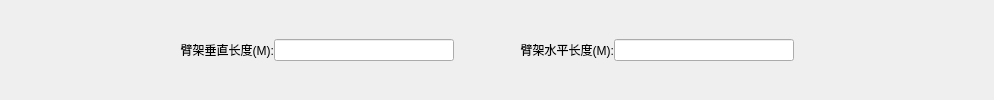
        <widget class="QWidget" name="widget_7" native="true">
         <layout class="QHBoxLayout" name="horizontalLayout_7">
          <property name="spacing">
           <number>0</number>
          </property>
          <property name="leftMargin">
           <number>0</number>
          </property>
          <property name="topMargin">
           <number>0</number>
          </property>
          <property name="rightMargin">
           <number>0</number>
          </property>
          <property name="bottomMargin">
           <number>0</number>
          </property>
          <item>
           <spacer name="horizontalSpacer_3">
            <property name="orientation">
             <enum>Qt::Horizontal</enum>
            </property>
            <property name="sizeType">
             <enum>QSizePolicy::Minimum</enum>
            </property>
            <property name="sizeHint" stdset="0">
             <size>
              <width>114</width>
              <height>20</height>
             </size>
            </property>
           </spacer>
          </item>
          <item>
           <widget class="QLabel" name="label_22">
            <property name="minimumSize">
             <size>
              <width>160</width>
              <height>0</height>
             </size>
            </property>
            <property name="maximumSize">
             <size>
              <width>160</width>
              <height>16777215</height>
             </size>
            </property>
            <property name="text">
             <string>臂架垂直长度(M):</string>
            </property>
            <property name="alignment">
             <set>Qt::AlignRight|Qt::AlignTrailing|Qt::AlignVCenter</set>
            </property>
           </widget>
          </item>
          <item>
           <widget class="QLineEdit" name="lineEdit_19">
            <property name="minimumSize">
             <size>
              <width>180</width>
              <height>0</height>
             </size>
            </property>
            <property name="maximumSize">
             <size>
              <width>180</width>
              <height>16777215</height>
             </size>
            </property>
           </widget>
          </item>
          <item>
           <widget class="QLabel" name="label_21">
            <property name="minimumSize">
             <size>
              <width>160</width>
              <height>0</height>
             </size>
            </property>
            <property name="maximumSize">
             <size>
              <width>160</width>
              <height>16777215</height>
             </size>
            </property>
            <property name="text">
             <string>臂架水平长度(M):</string>
            </property>
            <property name="alignment">
             <set>Qt::AlignRight|Qt::AlignTrailing|Qt::AlignVCenter</set>
            </property>
           </widget>
          </item>
          <item>
           <widget class="QLineEdit" name="lineEdit_20">
            <property name="minimumSize">
             <size>
              <width>180</width>
              <height>0</height>
             </size>
            </property>
            <property name="maximumSize">
             <size>
              <width>180</width>
              <height>16777215</height>
             </size>
            </property>
           </widget>
          </item>
          <item>
           <spacer name="horizontalSpacer_6">
            <property name="orientation">
             <enum>Qt::Horizontal</enum>
            </property>
            <property name="sizeType">
             <enum>QSizePolicy::Maximum</enum>
            </property>
            <property name="sizeHint" stdset="0">
             <size>
              <width>200</width>
              <height>20</height>
             </size>
            </property>
           </spacer>
          </item>
         </layout>
        </widget>
